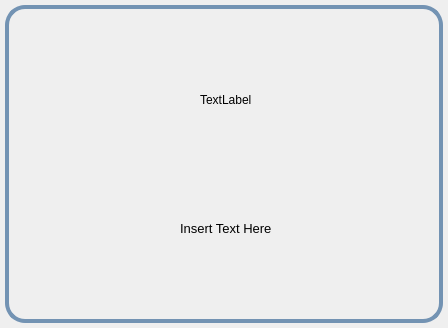
<?xml version="1.0" encoding="UTF-8"?>
<ui version="4.0">
 <class>Dialog</class>
 <widget class="QDialog" name="Dialog">
  <property name="geometry">
   <rect>
    <x>0</x>
    <y>0</y>
    <width>448</width>
    <height>328</height>
   </rect>
  </property>
  <property name="windowTitle">
   <string>About</string>
  </property>
  <property name="styleSheet">
   <string notr="true"/>
  </property>
  <layout class="QVBoxLayout" name="verticalLayout_3">
   <property name="leftMargin">
    <number>5</number>
   </property>
   <property name="topMargin">
    <number>5</number>
   </property>
   <property name="rightMargin">
    <number>5</number>
   </property>
   <property name="bottomMargin">
    <number>5</number>
   </property>
   <item>
    <widget class="QGroupBox" name="groupBox">
     <property name="styleSheet">
      <string notr="true">QGroupBox {
	border-width: 4px;
	border-style: solid;
	border-radius: 20px;
	border-color: #7393B3;
}</string>
     </property>
     <property name="title">
      <string/>
     </property>
     <layout class="QVBoxLayout" name="verticalLayout_2" stretch="0,0">
      <property name="spacing">
       <number>6</number>
      </property>
      <property name="leftMargin">
       <number>12</number>
      </property>
      <property name="topMargin">
       <number>30</number>
      </property>
      <property name="bottomMargin">
       <number>30</number>
      </property>
      <item>
       <layout class="QHBoxLayout" name="horizontalLayout">
        <item>
         <spacer name="horizontalSpacer">
          <property name="orientation">
           <enum>Qt::Orientation::Horizontal</enum>
          </property>
          <property name="sizeHint" stdset="0">
           <size>
            <width>25</width>
            <height>20</height>
           </size>
          </property>
         </spacer>
        </item>
        <item>
         <widget class="QLabel" name="lbl_logo">
          <property name="text">
           <string>TextLabel</string>
          </property>
          <property name="scaledContents">
           <bool>false</bool>
          </property>
         </widget>
        </item>
        <item>
         <spacer name="horizontalSpacer_2">
          <property name="orientation">
           <enum>Qt::Orientation::Horizontal</enum>
          </property>
          <property name="sizeHint" stdset="0">
           <size>
            <width>25</width>
            <height>20</height>
           </size>
          </property>
         </spacer>
        </item>
       </layout>
      </item>
      <item>
       <widget class="QFrame" name="frame">
        <property name="maximumSize">
         <size>
          <width>16777215</width>
          <height>16777215</height>
         </size>
        </property>
        <property name="frameShape">
         <enum>QFrame::Shape::NoFrame</enum>
        </property>
        <property name="frameShadow">
         <enum>QFrame::Shadow::Plain</enum>
        </property>
        <property name="lineWidth">
         <number>0</number>
        </property>
        <layout class="QVBoxLayout" name="verticalLayout">
         <property name="topMargin">
          <number>5</number>
         </property>
         <property name="bottomMargin">
          <number>5</number>
         </property>
         <item>
          <layout class="QHBoxLayout" name="horizontalLayout_2">
           <item>
            <spacer name="horizontalSpacer_3">
             <property name="orientation">
              <enum>Qt::Orientation::Horizontal</enum>
             </property>
             <property name="sizeHint" stdset="0">
              <size>
               <width>40</width>
               <height>20</height>
              </size>
             </property>
            </spacer>
           </item>
           <item>
            <widget class="QLabel" name="lbl_about">
             <property name="maximumSize">
              <size>
               <width>16777215</width>
               <height>16777215</height>
              </size>
             </property>
             <property name="font">
              <font>
               <pointsize>10</pointsize>
              </font>
             </property>
             <property name="text">
              <string>Insert Text Here</string>
             </property>
            </widget>
           </item>
           <item>
            <spacer name="horizontalSpacer_4">
             <property name="orientation">
              <enum>Qt::Orientation::Horizontal</enum>
             </property>
             <property name="sizeHint" stdset="0">
              <size>
               <width>40</width>
               <height>20</height>
              </size>
             </property>
            </spacer>
           </item>
          </layout>
         </item>
        </layout>
       </widget>
      </item>
     </layout>
    </widget>
   </item>
  </layout>
 </widget>
 <resources/>
 <connections/>
</ui>
